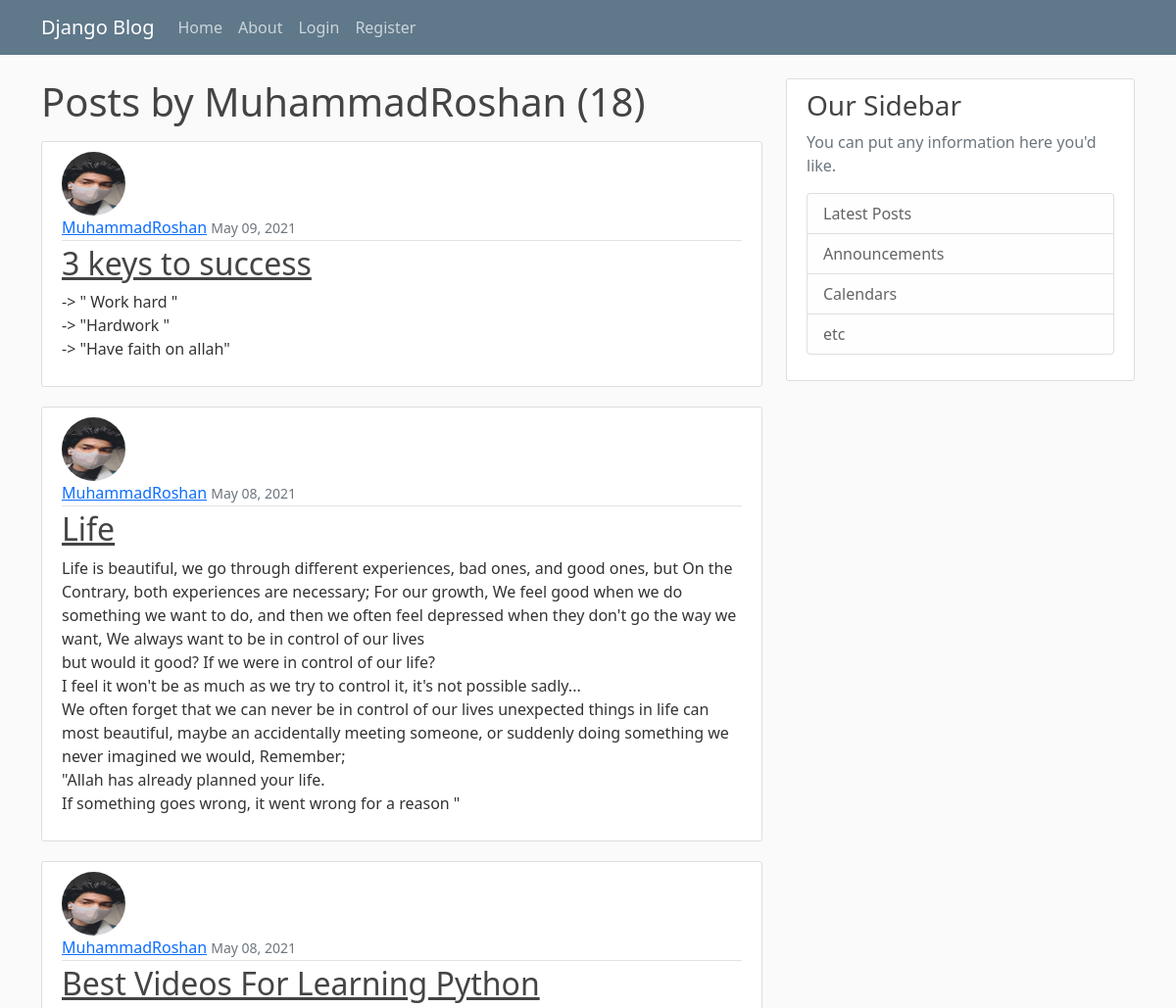
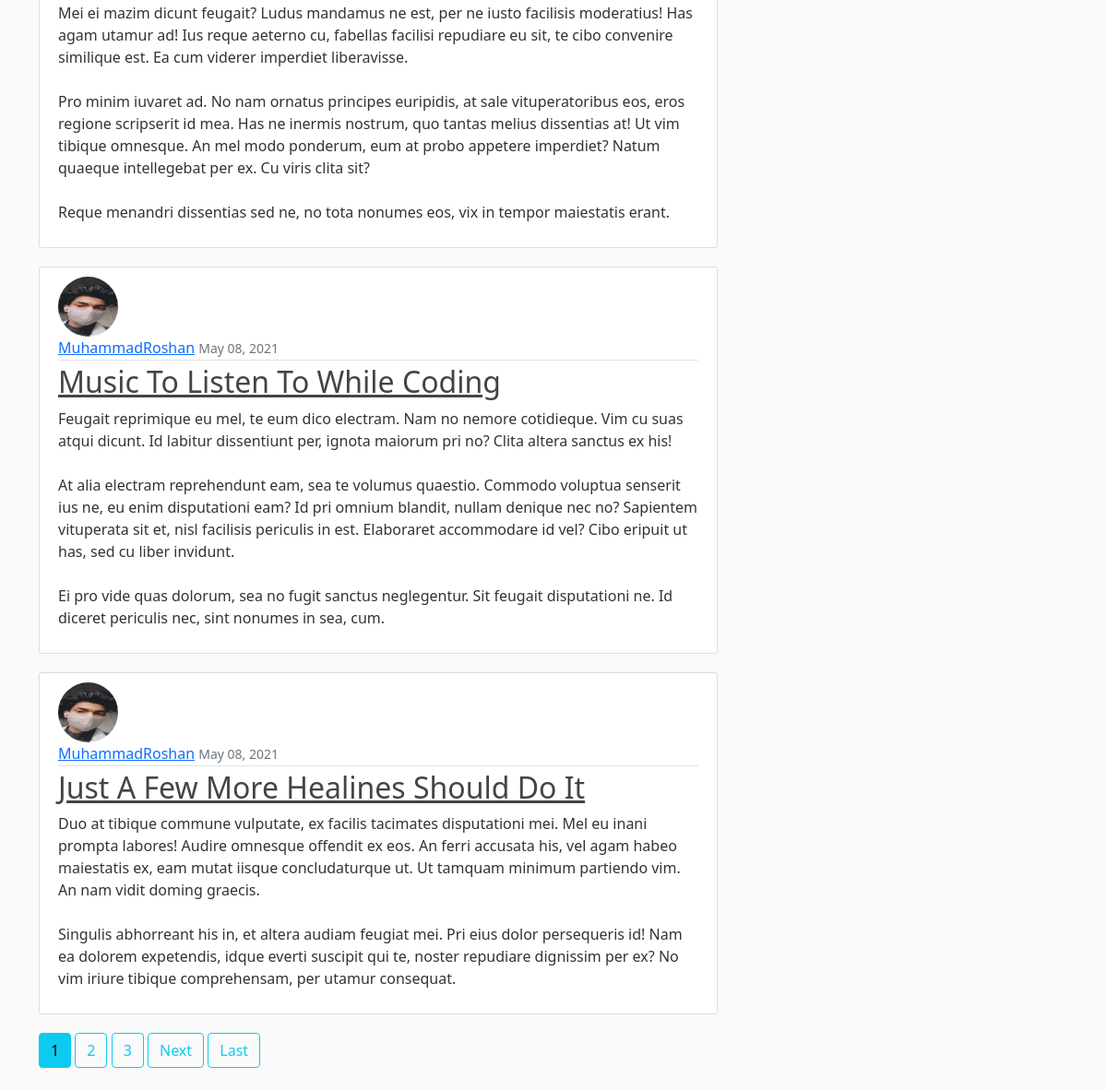
/user/MuhammadRoshan, run on the app's committed database (2 pictures, top to bottom).
### blog/models.py (models this page shows, shortened)
class Post(models.Model):
    title = models.CharField(max_length=100)
    content = models.TextField()
    date_posted = models.DateTimeField(default=timezone.now)
    author = models.ForeignKey(User, on_delete=models.CASCADE)

### users/models.py (models this page shows, shortened)
class Profile(models.Model):
    user = models.OneToOneField(User, on_delete=models.CASCADE)
    image = models.ImageField(default='default.jpg', upload_to='profile_pics')

### blog/views.py (the view)
# urls.py: path('user/<str:username>', UserPostListView.as_view(), name='user-posts'),
class UserPostListView(ListView):
    model = Post
    template_name = 'blog/user_posts.html'
    context_object_name = 'posts'
    paginate_by = 5
    def get_queryset(self):
        user = get_object_or_404(User, username=self.kwargs.get('username'))
        return Post.objects.filter(author=user).order_by('-date_posted')

### blog/templates/blog/user_posts.html (shortened to what this page needs)
{% extends "blog/base.html" %}
{% block content %}
    <h1 class="mb-3">Posts by {{ view.kwargs.username }} ({{ page_obj.paginator.count }})</h1>
    {% for post in posts %}
        <article class="media content-section">
        <img class="rounded-circle article-img" src="{{ post.author.profile.image.url }}">
        <div class="media-body">
            <div class="article-metadata">
                <a class="mr-2" href="{% url 'user-posts' post.author.username %}">{{ post.author }}</a>
                <small class="text-muted">{{ post.date_posted|date:"F d, Y" }}</small>
            </div>
            <h2><a class="article-title" href="{% url 'post-detail' post.id %}">{{ post.title }}</a></h2>
            <p class="article-content">{{ post.content }}</p>
        </div>
        </article>
    {% endfor %}
    {% if is_paginated %}
    {% for num in page_obj.paginator.page_range %}
        {% if page_obj.number == num %}
            <a class="btn btn-info mb-4" href="?page={{ num }}">{{ num }}</a>
        {% elif num > page_obj.number|add:'-3' and num < page_obj.number|add:'3' %}
            <a class="btn btn-outline-info mb-4" href="?page={{ num }}">{{ num }}</a>
        {% endif %}
    {% endfor %}
    {% if page_obj.has_next %}
        <a class="btn btn-outline-info mb-4" href="?page={{ page.obj.next_page_number }}">Next</a>
        <a class="btn btn-outline-info mb-4" href="?page={{ page_obj.paginator.num_pages }}">Last</a>
    {% endif %}
    {% endif %}
{% endblock content %}

### blog/static/blog/main.css (style rules this page uses)
body { background: #fafafa; color: #333333; margin-top: 5rem; }
h1, h2, h3, h4, h5, h6 { color: #444444; }
.content-section { background: #ffffff; padding: 10px 20px; border: 1px solid #dddddd; border-radius: 3px; margin-bottom: 20px; }
.article-title { color: #444444; }
.article-content { white-space: pre-line; }
.article-img { height: 65px; width: 65px; margin-right: 16px; }
.article-metadata { padding-bottom: 1px; margin-bottom: 4px; border-bottom: 1px solid #e3e3e3 }

### data on the page
Post: author.profile.image (picture), author "MuhammadRoshan", date_posted "May 09, 2021", title "3 keys to success", content "-> \" Work hard \" -> \"Hardwork \" -> \"Have faith on allah\""
Post: author.profile.image (picture), author "MuhammadRoshan", date_posted "May 08, 2021", title "Life", content "Life is beautiful, we go through different experiences, bad ones, and good ones, but On the Contrary, both experiences are necessary; For our growth, We feel good when we do something we want to do, and then we often feel depressed when they don't go the way we want, We always want to be in control of our lives but would it good? If we were in control of our life? I feel it won't be as much as we try to control it, it's not possible sadly... We often forget that we can never be in control of our lives unexpected things in life can most beautiful, maybe an accidentally meeting someone, or suddenly doing something we never imagined we would, Remember; \"Allah has already planned your life. If…"
Post: author.profile.image (picture), author "MuhammadRoshan", date_posted "May 08, 2021", title "Best Videos For Learning Python", content "Mei ei mazim dicunt feugait? Ludus mandamus ne est, per ne iusto facilisis moderatius! Has agam utamur ad! Ius reque aeterno cu, fabellas facilisi repudiare eu sit, te cibo convenire similique est. Ea cum viderer imperdiet liberavisse. Pro minim iuvaret ad. No nam ornatus principes euripidis, at sale vituperatoribus eos, eros regione scripserit id mea. Has ne inermis nostrum, quo tantas melius dissentias at! Ut vim tibique omnesque. An mel modo ponderum, eum at probo appetere imperdiet? Natum quaeque intellegebat per ex. Cu viris clita sit? Reque menandri dissentias sed ne, no tota nonumes eos, vix in tempor maiestatis erant."
Post: author.profile.image (picture), author "MuhammadRoshan", date_posted "May 08, 2021", title "Music To Listen To While Coding", content "Feugait reprimique eu mel, te eum dico electram. Nam no nemore cotidieque. Vim cu suas atqui dicunt. Id labitur dissentiunt per, ignota maiorum pri no? Clita altera sanctus ex his! At alia electram reprehendunt eam, sea te volumus quaestio. Commodo voluptua senserit ius ne, eu enim disputationi eam? Id pri omnium blandit, nullam denique nec no? Sapientem vituperata sit et, nisl facilisis periculis in est. Elaboraret accommodare id vel? Cibo eripuit ut has, sed cu liber invidunt. Ei pro vide quas dolorum, sea no fugit sanctus neglegentur. Sit feugait disputationi ne. Id diceret periculis nec, sint nonumes in sea, cum."
Post: author.profile.image (picture), author "MuhammadRoshan", date_posted "May 08, 2021", title "Just A Few More Healines Should Do It", content "Duo at tibique commune vulputate, ex facilis tacimates disputationi mei. Mel eu inani prompta labores! Audire omnesque offendit ex eos. An ferri accusata his, vel agam habeo maiestatis ex, eam mutat iisque concludaturque ut. Ut tamquam minimum partiendo vim. An nam vidit doming graecis. Singulis abhorreant his in, et altera audiam feugiat mei. Pri eius dolor persequeris id! Nam ea dolorem expetendis, idque everti suscipit qui te, noster repudiare dignissim per ex? No vim iriure tibique comprehensam, per utamur consequat."

### other printed values
{{ view.kwargs.username }} "MuhammadRoshan"
{{ page_obj.paginator.count }} "18"
{{ num }} "1"
{{ num }} "2" "3"
